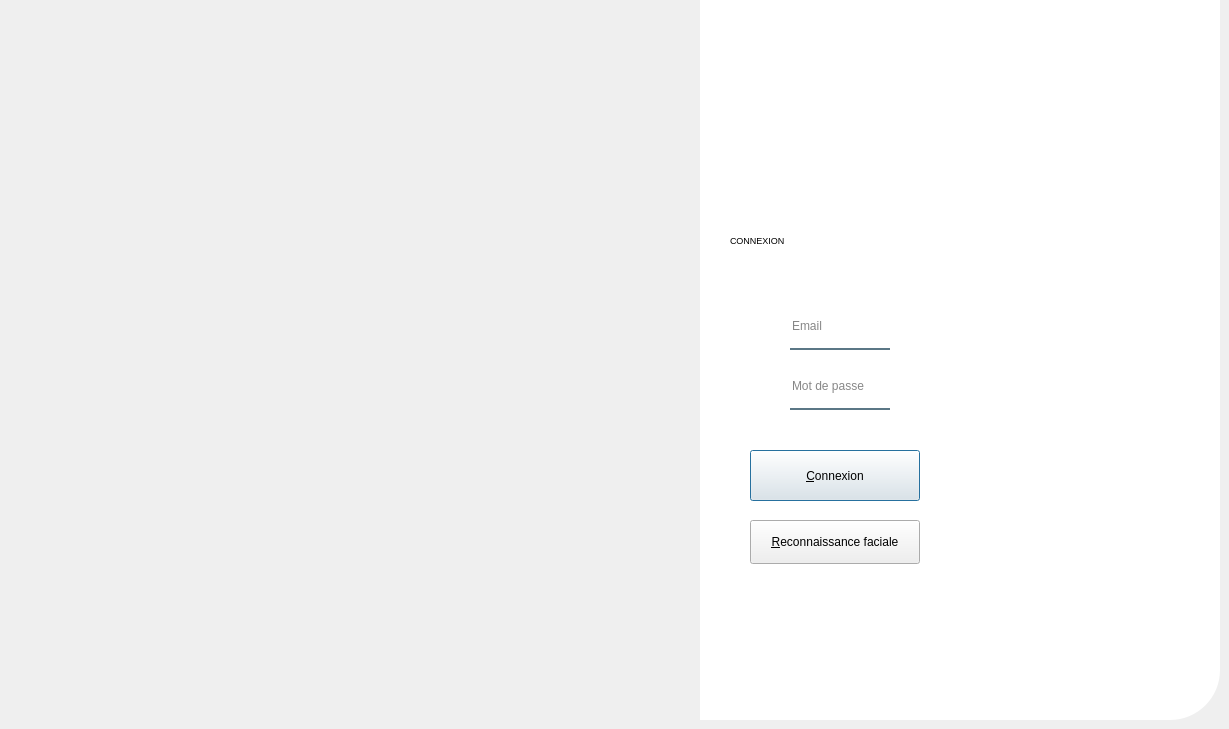
      <widget class="QWidget" name="loginpage">
       <widget class="QLabel" name="logintext">
        <property name="geometry">
         <rect>
          <x>730</x>
          <y>210</y>
          <width>141</width>
          <height>61</height>
         </rect>
        </property>
        <property name="font">
         <font>
          <pointsize>7</pointsize>
         </font>
        </property>
        <property name="text">
         <string>CONNEXION</string>
        </property>
       </widget>
       <widget class="QLabel" name="loginarea">
        <property name="geometry">
         <rect>
          <x>700</x>
          <y>0</y>
          <width>520</width>
          <height>720</height>
         </rect>
        </property>
        <property name="styleSheet">
         <string notr="true">background-color : rgba(255,255,255,255);
border-bottom-right-radius : 50px;</string>
        </property>
        <property name="text">
         <string/>
        </property>
       </widget>
       <widget class="QLineEdit" name="pwdinput">
        <property name="geometry">
         <rect>
          <x>790</x>
          <y>370</y>
          <width>100</width>
          <height>40</height>
         </rect>
        </property>
        <property name="toolTip">
         <string>Saisissez votre mot de passe</string>
        </property>
        <property name="styleSheet">
         <string notr="true">background-color : rgba(0,0,0,0);
border : none;
border-bottom : 2px solid rgba(46,82,101,200);
color : rgba(0,0,0,240);
padding-bottom: 7px;</string>
        </property>
        <property name="text">
         <string/>
        </property>
        <property name="echoMode">
         <enum>QLineEdit::EchoMode::Password</enum>
        </property>
        <property name="placeholderText">
         <string>Mot de passe</string>
        </property>
       </widget>
       <widget class="QPushButton" name="loginbtn">
        <property name="geometry">
         <rect>
          <x>750</x>
          <y>450</y>
          <width>170</width>
          <height>51</height>
         </rect>
        </property>
        <property name="toolTip">
         <string>Se connecter à l'application</string>
        </property>
        <property name="styleSheet">
         <string notr="true"/>
        </property>
        <property name="text">
         <string>&amp;Connexion</string>
        </property>
        <property name="icon">
         <iconset resource="img.qrc">
          <normaloff>:/img/login.svg</normaloff>:/img/login.svg</iconset>
        </property>
        <property name="iconSize">
         <size>
          <width>20</width>
          <height>20</height>
         </size>
        </property>
        <property name="default">
         <bool>true</bool>
        </property>
       </widget>
       <widget class="QPushButton" name="faceBtn">
        <property name="geometry">
         <rect>
          <x>750</x>
          <y>520</y>
          <width>170</width>
          <height>44</height>
         </rect>
        </property>
        <property name="toolTip">
         <string>Ouvrir la reconnaissance faciale</string>
        </property>
        <property name="text">
         <string>&amp;Reconnaissance faciale</string>
        </property>
        <property name="icon">
         <iconset resource="img.qrc">
          <normaloff>:/img/camera.svg</normaloff>:/img/camera.svg</iconset>
        </property>
        <property name="iconSize">
         <size>
          <width>20</width>
          <height>20</height>
         </size>
        </property>
       </widget>
       <widget class="QLineEdit" name="userinput">
        <property name="geometry">
         <rect>
          <x>790</x>
          <y>310</y>
          <width>100</width>
          <height>40</height>
         </rect>
        </property>
        <property name="toolTip">
         <string>Saisissez votre email</string>
        </property>
        <property name="styleSheet">
         <string notr="true">background-color : rgba(0,0,0,0);
border : none;
border-bottom : 2px solid rgba(46,82,101,200);
color : rgba(0,0,0,240);
padding-bottom: 7px;</string>
        </property>
        <property name="placeholderText">
         <string>Email</string>
        </property>
       </widget>
       <widget class="QLabel" name="loginpic">
        <property name="geometry">
         <rect>
          <x>210</x>
          <y>40</y>
          <width>511</width>
          <height>621</height>
         </rect>
        </property>
        <property name="styleSheet">
         <string notr="true">background-image: url(:/img/olife.png);
border-top-left-radius : 50px;</string>
        </property>
        <property name="text">
         <string/>
        </property>
       </widget>
       <widget class="QLabel" name="sidebarlogo_2">
        <property name="geometry">
         <rect>
          <x>840</x>
          <y>200</y>
          <width>91</width>
          <height>91</height>
         </rect>
        </property>
        <property name="minimumSize">
         <size>
          <width>48</width>
          <height>48</height>
         </size>
        </property>
        <property name="maximumSize">
         <size>
          <width>96</width>
          <height>96</height>
         </size>
        </property>
        <property name="text">
         <string/>
        </property>
        <property name="pixmap">
         <pixmap resource="img.qrc">:/img/logo2.png</pixmap>
        </property>
        <property name="scaledContents">
         <bool>true</bool>
        </property>
       </widget>
       <zorder>loginarea</zorder>
       <zorder>pwdinput</zorder>
       <zorder>loginbtn</zorder>
       <zorder>faceBtn</zorder>
       <zorder>userinput</zorder>
       <zorder>loginpic</zorder>
       <zorder>logintext</zorder>
       <zorder>sidebarlogo_2</zorder>
      </widget>
